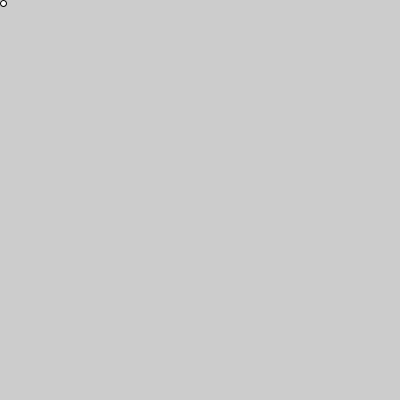
Frame 1 (no input)
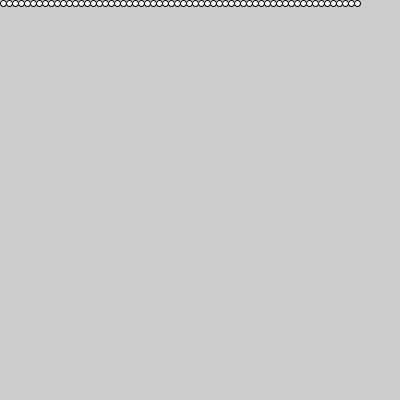
Frame 60 (the mouse pressed at the canvas centre just before this capture)
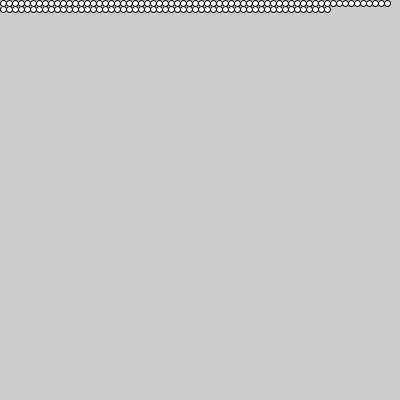
Frame 120 (the mouse held since frame 60 and released just before this capture)

The Processing sketch that drew these frames (run headless with seeded random() and noise(); from frame 60 on, the mouse is pressed at the canvas centre):

// Processing sketch: TaskFive
// ── TaskFive.pde
/* 
The code in this sketch will not compile, as it referes to varables which have not yet been declared 
Please complete task 5 to get this to compile.
*/
int numberOfCircles;
int circleSize;
int counter = 0;
int rowCounter = 0;

void setup(){
   size(400,400);

   numberOfCircles = 65;
   circleSize = width/numberOfCircles;
   ellipseMode(CORNER);
  
}
void draw(){
  int x;
  int y;

 
  x = circleSize*counter;
  y = circleSize*rowCounter;
 
 // Un-comment this line after completing step 6.a 
 // fill(red,green,blue);
   
   ellipse(x,y,circleSize,circleSize);
  
  // Explaining conditional assignments. 
  // First part before the ?-mark, is a conditional. 
  // If this is true, the value after the ?-mark will be assigned. 
  // If not, the last value will.
  counter =  frameCount % numberOfCircles == 0 ? 0 : counter+1;
  rowCounter =  counter==0 ? rowCounter+1:rowCounter;
  
  
  // Explaining the modulus operator
  // Modulus is what is left when you divide one int with another int.
  // 1 % 3 = 1 (3 people can't share 1 apple without cutting it, so 1 apple is left)
  // 2 % 3 = 2
  // 3 % 3 = 0
 
  //Add the code for 6.c here
  
}
